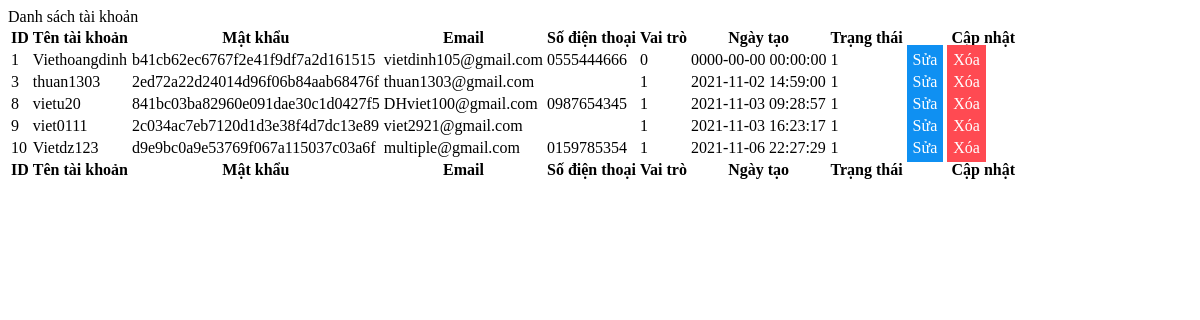
The page /admin/modules/listaccount.php on the database its author committed.
### tables this page shows
CREATE TABLE `user` (
  `user_id` int(10) NOT NULL,
  `user_name` varchar(35) NOT NULL,
  `password` varchar(35) NOT NULL,
  `email` varchar(255) NOT NULL,
  `phone` text DEFAULT NULL,
  `full_name` varchar(255) DEFAULT NULL,
  `address` varchar(255) DEFAULT NULL,
  `role` int(1) NOT NULL,
  `date_create_user` datetime NOT NULL,
  `status` int(11) NOT NULL
);

### admin/modules/listaccount.php (the view, shortened to what this page needs)
<?php
    include('../conn.php');
?>
<div class="card mb-4">
        <div class="card-header">
               Danh sách tài khoản
        </div>
        <div class="card-body">
            <table id="datatablesSimple">
                <thead>
                    <tr>
                        <th>ID</th>
                        <th>Tên tài khoản</th>
                        <th>Mật khẩu</th>
                        <th>Email</th>
                        <th>Số điện thoại</th>
                        <th>Vai trò</th>
                        <th>Ngày tạo</th>
                        <th>Trạng thái</th>
                        <th>Cập nhật</th>
                    </tr>
                </thead>
                <tfoot>
                    <tr>
                        <th>ID</th>
                        <th>Tên tài khoản</th>
                        <th>Mật khẩu</th>
                        <th>Email</th>
                        <th>Số điện thoại</th>
                        <th>Vai trò</th>
                        <th>Ngày tạo</th>
                        <th>Trạng thái</th>
                        <th>Cập nhật</th>
                    </tr>
                </tfoot>
                <tbody>
                <?php
                    $sql_sl = "SELECT * FROM `user`";
                    $listCat = mysqli_query($connect,$sql_sl);
                    while($row = mysqli_fetch_array($listCat)) {?>
                    <tr>
                        <td><?php echo $row["user_id"] ?></td>
                        <td><?php echo $row["user_name"] ?></td>
                        <td><?php echo $row["password"] ?></td>
                        <td><?php echo $row["email"] ?></td>
                        <td><?php echo $row["phone"] ?></td>
                        <td><?php echo $row["role"] ?></td>
                        <td><?php echo $row["date_create_user"] ?></td>
                        <td><?php echo $row["status"] ?></td>
                        <td style="width: 15%;">
                            <a href="?module=addaccount&id=<?php echo $row["user_id"]?>" name="update">Sửa</a>
                            <a href="?module=deleteaccount&id=<?php echo $row["user_id"]?>" onclick="return confirm('Bạn có chắc chắn muốn xóa không?')" name="remove">Xóa</a>
                        </td>
                    </tr>
                   <?php }
                   ?>
                </tbody>
                </div>
    </div>

### admin/modules/listaccount.php (style rules this page uses)
tbody td a:first-child { padding: 5px; background-color: #0F90F2; color: #fff; text-decoration: none; border: 1px solid #0F90F2; transition: 0.3s; }
tbody td a:nth-child(2) { padding: 5px; background-color: #FF4A52; color: #fff; text-decoration: none; border: 1px solid #FF4A52; transition: 0.3s; }

### rows shown on the page
user: user_id "1", user_name "Viethoangdinh", password "b41cb62ec6767f2e41f9df7a2d161515", email "vietdinh105@gmail.com", phone "0555444666", role "0", date_create_user "0000-00-00 00:00:00", status "1"
user: user_id "3", user_name "thuan1303", password "2ed72a22d24014d96f06b84aab68476f", email "thuan1303@gmail.com", role "1", date_create_user "2021-11-02 14:59:00", status "1"
user: user_id "8", user_name "vietu20", password "841bc03ba82960e091dae30c1d0427f5", email "DHviet100@gmail.com", phone "0987654345", role "1", date_create_user "2021-11-03 09:28:57", status "1"
user: user_id "9", user_name "viet0111", password "2c034ac7eb7120d1d3e38f4d7dc13e89", email "viet2921@gmail.com", role "1", date_create_user "2021-11-03 16:23:17", status "1"
user: user_id "10", user_name "Vietdz123", password "d9e9bc0a9e53769f067a115037c03a6f", email "multiple@gmail.com", phone "0159785354", role "1", date_create_user "2021-11-06 22:27:29", status "1"
